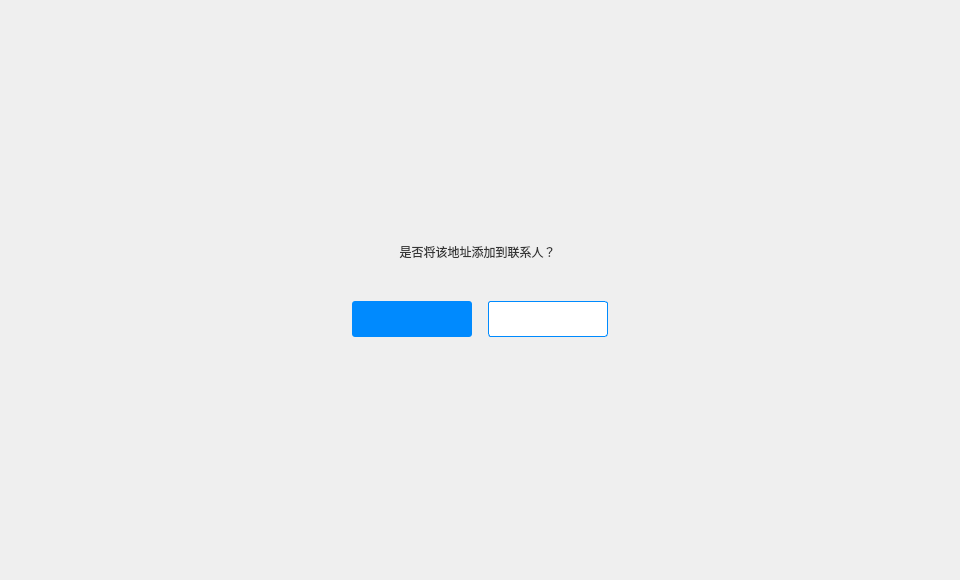
<?xml version="1.0" encoding="UTF-8"?>
<ui version="4.0">
 <class>CommonDialog</class>
 <widget class="QDialog" name="CommonDialog">
  <property name="geometry">
   <rect>
    <x>0</x>
    <y>0</y>
    <width>960</width>
    <height>580</height>
   </rect>
  </property>
  <property name="windowTitle">
   <string>Dialog</string>
  </property>
  <widget class="QWidget" name="widget" native="true">
   <property name="geometry">
    <rect>
     <x>0</x>
     <y>0</y>
     <width>960</width>
     <height>580</height>
    </rect>
   </property>
   <widget class="QWidget" name="containerWidget" native="true">
    <property name="geometry">
     <rect>
      <x>317</x>
      <y>205</y>
      <width>325</width>
      <height>170</height>
     </rect>
    </property>
    <widget class="QLabel" name="textLabel">
     <property name="geometry">
      <rect>
       <x>70</x>
       <y>0</y>
       <width>181</width>
       <height>94</height>
      </rect>
     </property>
     <property name="font">
      <font>
       <family>微软雅黑</family>
      </font>
     </property>
     <property name="styleSheet">
      <string notr="true">color: rgb(53, 53, 53);</string>
     </property>
     <property name="text">
      <string>是否将该地址添加到联系人？</string>
     </property>
     <property name="alignment">
      <set>Qt::AlignCenter</set>
     </property>
     <property name="wordWrap">
      <bool>true</bool>
     </property>
    </widget>
    <widget class="QToolButton" name="okBtn">
     <property name="geometry">
      <rect>
       <x>35</x>
       <y>96</y>
       <width>120</width>
       <height>36</height>
      </rect>
     </property>
     <property name="font">
      <font>
       <family>微软雅黑</family>
      </font>
     </property>
     <property name="cursor">
      <cursorShape>PointingHandCursor</cursorShape>
     </property>
     <property name="styleSheet">
      <string notr="true">QToolButton{background-color:rgb(0,138,254);color:#ffffff;border:none;border-radius:3px;}
QToolButton:hover{background-color:rgb(0,148,254);}</string>
     </property>
     <property name="text">
      <string/>
     </property>
    </widget>
    <widget class="QToolButton" name="cancelBtn">
     <property name="geometry">
      <rect>
       <x>171</x>
       <y>96</y>
       <width>120</width>
       <height>36</height>
      </rect>
     </property>
     <property name="font">
      <font>
       <family>微软雅黑</family>
      </font>
     </property>
     <property name="cursor">
      <cursorShape>PointingHandCursor</cursorShape>
     </property>
     <property name="styleSheet">
      <string notr="true">QToolButton{background-color:#ffffff;color:#484848;border:1px solid rgb(0,138,254);border-radius:3px;}
QToolButton:hover{color:rgb(0,138,254);}</string>
     </property>
     <property name="text">
      <string/>
     </property>
    </widget>
   </widget>
  </widget>
 </widget>
 <resources/>
 <connections/>
</ui>
